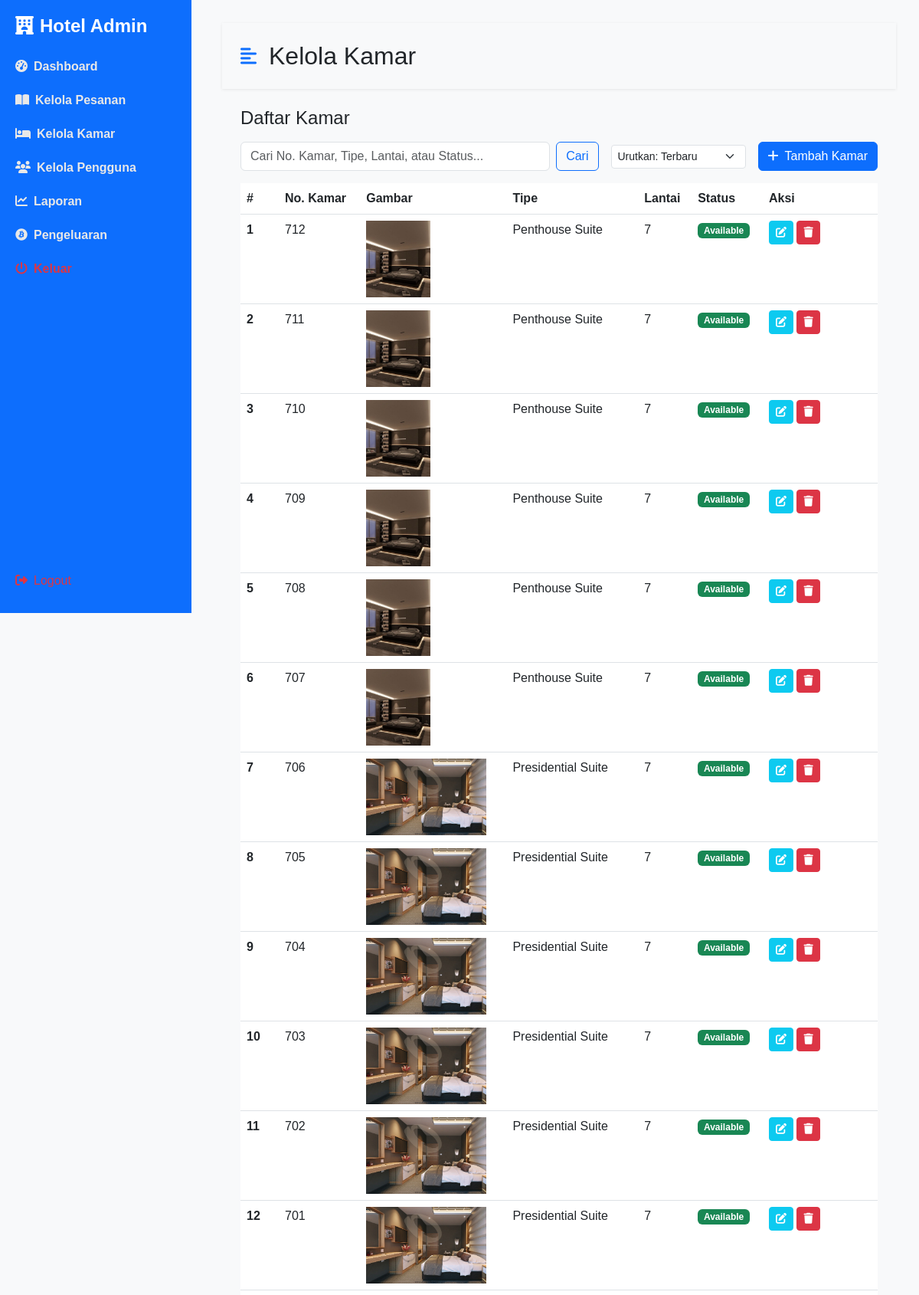
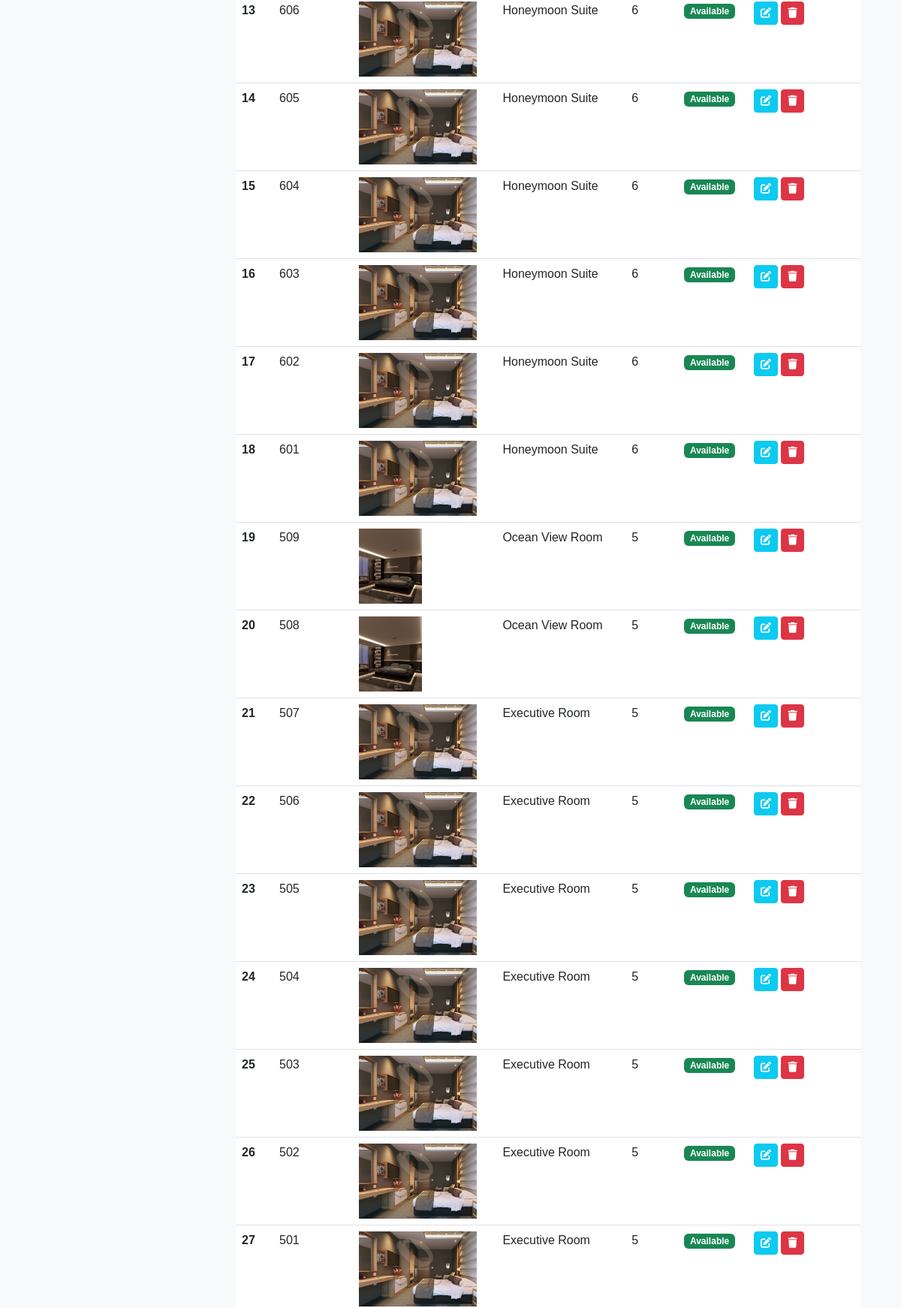
The app's page /admin/kelola_kamar.php (signed in, upper part) with its own data (2 pictures, top to bottom).
### tables this page shows
CREATE TABLE `rooms` (
  `id` int NOT NULL,
  `image` text NOT NULL,
  `room_number` varchar(10) NOT NULL,
  `room_type_id` int NOT NULL,
  `floor` int NOT NULL,
  `status` enum('available','maintenance','booked') DEFAULT 'available',
  `created_at` datetime DEFAULT CURRENT_TIMESTAMP
);

CREATE TABLE `room_types` (
  `id` int NOT NULL,
  `name` varchar(100) NOT NULL,
  `description` text,
  `price_per_night` decimal(10,2) NOT NULL,
  `capacity` int NOT NULL,
  `facilities` text,
  `created_at` datetime DEFAULT CURRENT_TIMESTAMP
);

### admin/kelola_kamar.php (the view, shortened to what this page needs)
<?php
include '../koneksi.php';
$search_term = $_GET['search'] ?? '';
$sort_by = $_GET['sort'] ?? 'latest';
$order_clause = "";
$params = [];
$param_types = '';
switch ($sort_by) {
    case 'latest':
    default:
        $order_clause = "ORDER BY r.id DESC";
        break;
}
$query = "
    SELECT r.*, rt.name as room_type_name
    FROM rooms r
    JOIN room_types rt ON r.room_type_id = rt.id
";
$query .= " " . $order_clause;
if (!empty($params)) {
    $stmt = $koneksi->prepare($query);
    $ref_params = array();
    $ref_params[] = &$param_types;
    foreach ($params as $key => $value) {
        $ref_params[] = &$params[$key];
    }
    call_user_func_array([$stmt, 'bind_param'], $ref_params);
    $stmt->execute();
    $rooms_result = $stmt->get_result();
    $rooms = $rooms_result->fetch_all(MYSQLI_ASSOC);
    $stmt->close();
} else {
    $rooms_result = $koneksi->query($query);
    $rooms = $rooms_result->fetch_all(MYSQLI_ASSOC);
}
?>
<!DOCTYPE html>
<html lang="id">
<head>
    <link href="https://cdn.jsdelivr.net/npm/bootstrap@5.3.0/dist/css/bootstrap.min.css" rel="stylesheet">
    <link rel="stylesheet" href="https://cdnjs.cloudflare.com/ajax/libs/font-awesome/6.4.0/css/all.min.css">
    <link rel="stylesheet" href="../assets/css/admin-style.css">
</head>
<body>
    <div class="d-flex" id="wrapper">
        <?php include 'sidebar.php'; ?>
        <div id="page-content-wrapper" class="content">
            <nav class="navbar navbar-expand-lg navbar-light bg-transparent py-4 px-4">
                <div class="d-flex align-items-center">
                    <i class="fas fa-align-left primary-text fs-4 me-3" id="menu-toggle"></i>
                    <h2 class="fs-2 m-0">Kelola Kamar</h2>
                </div>
            </nav>
            <div class="container-fluid px-4">
                <div class="row my-4">
                    <h3 class="fs-4 mb-3">Daftar Kamar</h3>
                    <div class="col-md-12 d-flex justify-content-between align-items-center mb-3">
                        <div class="d-flex flex-grow-1 me-3">
                            <form method="GET" action="kelola_kamar.php" class="d-flex w-100">
                                <input type="text" name="search" class="form-control me-2" placeholder="Cari No. Kamar, Tipe, Lantai, atau Status..." value="<?= htmlspecialchars($search_term) ?>">
                                <button type="submit" class="btn btn-outline-primary">Cari</button>
                            </form>
                        </div>
                        <div class="d-flex align-items-center">
                            <form method="GET" action="kelola_kamar.php" class="me-3">
                                <select name="sort" onchange="this.form.submit()" class="form-select form-select-sm">
                                    <option value="latest" <?= $sort_by == 'latest' ? 'selected' : '' ?>>Urutkan: Terbaru</option>
                                </select>
                            </form>
                            <button type="button" class="btn btn-primary" data-bs-toggle="modal" data-bs-target="#addRoomModal">
                                <i class="fas fa-plus me-2"></i>Tambah Kamar
                            </button>
                        </div>
                    </div>
                    <div class="col-md-12">
                        <div class="table-responsive">
                            <table class="table bg-white rounded shadow-sm table-hover">
                                <thead>
                                    <tr>
                                        <th scope="col" width="50">#</th>
                                        <th scope="col">No. Kamar</th>
                                        <th scope="col">Gambar</th>
                                        <th scope="col">Tipe</th>
                                        <th scope="col">Lantai</th>
                                        <th scope="col">Status</th>
                                        <th scope="col" width="150">Aksi</th>
                                    </tr>
                                </thead>
                                <tbody>
                                    <?php if (!empty($rooms)): ?>
                                        <?php $no = 1;
                                        foreach ($rooms as $room):
                                            $images = explode(',', $room['image']);
                                            $first_image = trim($images[0]);
                                            $image_src = "../uploads/kamar/" . htmlspecialchars($first_image);
                                        ?>
                                            <tr>
                                                <th scope="row"><?= $no++ ?></th>
                                                <td><?= htmlspecialchars($room['room_number']) ?></td>
                                                <td><img height="100" src="<?= $image_src ?>" alt="<?= htmlspecialchars($room['room_type_name']) ?>"></td>
                                                <td><?= htmlspecialchars($room['room_type_name']) ?></td>
                                                <td><?= htmlspecialchars($room['floor']) ?></td>
                                                <td>
                                                    <?php
                                                    $status_class = match ($room['status']) {
                                                        'available' => 'badge bg-success',
                                                        'booked' => 'badge bg-warning text-dark',
                                                        'maintenance' => 'badge bg-danger',
                                                        default => 'badge bg-secondary',
                                                    };
                                                    echo "<span class='{$status_class}'>" . ucfirst(htmlspecialchars($room['status'])) . "</span>";
                                                    ?>
                                                </td>
                                                <td>
                                                    <button type="button" class="btn btn-sm btn-info text-white edit-btn"
                                                        data-bs-toggle="modal" data-bs-target="#editRoomModal"
                                                        data-id="<?= $room['id'] ?>"
                                                        data-number="<?= htmlspecialchars($room['room_number']) ?>"
                                                        data-type-id="<?= $room['room_type_id'] ?>"
                                                        data-floor="<?= $room['floor'] ?>"
                                                        data-status="<?= $room['status'] ?>"
                                                        data-image="<?= htmlspecialchars($room['image']) ?>"> <i class="fas fa-edit"></i>
                                                    </button>
                                                    <a href="kelola_kamar.php?delete_id=<?= $room['id'] ?>" class="btn btn-sm btn-danger" onclick="return confirm('Yakin ingin menghapus kamar ini? Ini akan menghapus semua file gambar terkait dan setiap pemesanan (booking) yang mengacu ke kamar ini.');">
                                                        <i class="fas fa-trash"></i>
                                                    </a>
                                                </td>
                                            </tr>
                                        <?php endforeach; ?>
                                    <?php else: ?>
                                        <tr>
                                            <td colspan="6" class="text-center">Tidak ada kamar yang ditemukan.</td>
                                        </tr>
                                    <?php endif; ?>
                                </tbody>
                            </table>
                        </div>
                    </div>
                </div>
            </div>
        </div>
    </div>
</body>
</html>

### assets/css/admin-style.css (style rules this page uses)
:root { --main-bg-color: #f8f9fa; --main-text-color: #000; --primary-color: #0d6efd; --secondary-color: #dee2e6; }
#wrapper { overflow-x: hidden; background-color: var(--main-bg-color); }
#page-content-wrapper { min-width: 100vw; }
#menu-toggle { cursor: pointer; }
.primary-text { color: var(--primary-color); }
body { background-color: #f8f9fb; font-family: 'Poppins', sans-serif; }
.navbar { background: white; box-shadow: 0 1px 4px rgba(0, 0, 0, 0.08); }
.content { margin-left: 260px; padding: 30px; }
@media (min-width: 768px) { #page-content-wrapper { min-width: 0; width: 100%; } }

### records on screen
rooms: room_number "712", room_type.name "Penthouse Suite", floor "7", status "Available"
rooms: room_number "711", room_type.name "Penthouse Suite", floor "7", status "Available"
rooms: room_number "710", room_type.name "Penthouse Suite", floor "7", status "Available"
rooms: room_number "709", room_type.name "Penthouse Suite", floor "7", status "Available"
rooms: room_number "708", room_type.name "Penthouse Suite", floor "7", status "Available"
rooms: room_number "707", room_type.name "Penthouse Suite", floor "7", status "Available"
rooms: room_number "706", room_type.name "Presidential Suite", floor "7", status "Available"
rooms: room_number "705", room_type.name "Presidential Suite", floor "7", status "Available"
rooms: room_number "704", room_type.name "Presidential Suite", floor "7", status "Available"
rooms: room_number "703", room_type.name "Presidential Suite", floor "7", status "Available"
rooms: room_number "702", room_type.name "Presidential Suite", floor "7", status "Available"
rooms: room_number "701", room_type.name "Presidential Suite", floor "7", status "Available"
rooms: room_number "606", room_type.name "Honeymoon Suite", floor "6", status "Available"
rooms: room_number "605", room_type.name "Honeymoon Suite", floor "6", status "Available"
rooms: room_number "604", room_type.name "Honeymoon Suite", floor "6", status "Available"
rooms: room_number "603", room_type.name "Honeymoon Suite", floor "6", status "Available"
rooms: room_number "602", room_type.name "Honeymoon Suite", floor "6", status "Available"
rooms: room_number "601", room_type.name "Honeymoon Suite", floor "6", status "Available"
rooms: room_number "509", room_type.name "Ocean View Room", floor "5", status "Available"
rooms: room_number "508", room_type.name "Ocean View Room", floor "5", status "Available"
rooms: room_number "507", room_type.name "Executive Room", floor "5", status "Available"
rooms: room_number "506", room_type.name "Executive Room", floor "5", status "Available"
rooms: room_number "505", room_type.name "Executive Room", floor "5", status "Available"
rooms: room_number "504", room_type.name "Executive Room", floor "5", status "Available"
rooms: room_number "503", room_type.name "Executive Room", floor "5", status "Available"
rooms: room_number "502", room_type.name "Executive Room", floor "5", status "Available"
rooms: room_number "501", room_type.name "Executive Room", floor "5", status "Available"
